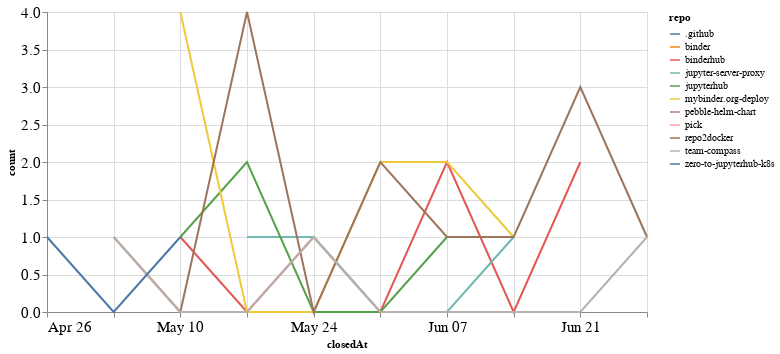

Here is the notebook cell this chart was saved with:
### Code cell
closed_by_time = closed_by.groupby('repo').resample('W', on='closedAt').count()['author'].reset_index()
closed_by_time = closed_by_time.rename(columns={'author': 'count'})

alt.Chart(closed_by_time, width=600).mark_line().encode(
    x='closedAt',
    y='count',
    color='repo',
    tooltip="repo"
)

### Figure 1 — Vega-Lite specification as saved in the notebook (floating-point values rounded to 4 significant figures)
{"config": {"axisLeft": {"labelFontSize": 15}, "axisBottom": {"labelFontSize": 15}}, "data": {"name": "data-315f3f30e5f14047db4d6fd4b3e77195"}, "mark": "line", "encoding": {"color": {"type": "nominal", "field": "repo"}, "tooltip": {"type": "nominal", "field": "repo"}, "x": {"type": "temporal", "field": "closedAt"}, "y": {"type": "quantitative", "field": "count"}}, "width": 600, "$schema": "https://vega.github.io/schema/vega-lite/v4.8.1.json", "datasets": {"data-315f3f30e5f14047db4d6fd4b3e77195": [{"repo": ".github", "closedAt": "2020-05-24T00:00:00", "count": 1}, {"repo": "binder", "closedAt": "2020-06-21T00:00:00", "count": 1}, {"repo": "binderhub", "closedAt": "2020-05-10T00:00:00", "count": 1}, {"repo": "binderhub", "closedAt": "2020-05-17T00:00:00", "count": 0}, {"repo": "binderhub", "closedAt": "2020-05-24T00:00:00", "count": 1}, {"repo": "binderhub", "closedAt": "2020-05-31T00:00:00", "count": 0}, {"repo": "binderhub", "closedAt": "2020-06-07T00:00:00", "count": 2}, {"repo": "binderhub", "closedAt": "2020-06-14T00:00:00", "count": 0}, {"repo": "binderhub", "closedAt": "2020-06-21T00:00:00", "count": 2}, {"repo": "jupyter-server-proxy", "closedAt": "2020-05-17T00:00:00", "count": 1}, {"repo": "jupyter-server-proxy", "closedAt": "2020-05-24T00:00:00", "count": 1}, {"repo": "jupyter-server-proxy", "closedAt": "2020-05-31T00:00:00", "count": 0}, {"repo": "jupyter-server-proxy", "closedAt": "2020-06-07T00:00:00", "count": 0}, {"repo": "jupyter-server-proxy", "closedAt": "2020-06-14T00:00:00", "count": 1}, {"repo": "jupyterhub", "closedAt": "2020-05-10T00:00:00", "count": 1}, {"repo": "jupyterhub", "closedAt": "2020-05-17T00:00:00", "count": 2}, {"repo": "jupyterhub", "closedAt": "2020-05-24T00:00:00", "count": 0}, {"repo": "jupyterhub", "closedAt": "2020-05-31T00:00:00", "count": 0}, {"repo": "jupyterhub", "closedAt": "2020-06-07T00:00:00", "count": 1}, {"repo": "mybinder.org-deploy", "closedAt": "2020-05-10T00:00:00", "count": 4}, {"repo": "mybinder.org-deploy", "closedAt": "2020-05-17T00:00:00", "count": 0}, {"repo": "mybinder.org-deploy", "closedAt": "2020-05-24T00:00:00", "count": 0}, {"repo": "mybinder.org-deploy", "closedAt": "2020-05-31T00:00:00", "count": 2}, {"repo": "mybinder.org-deploy", "closedAt": "2020-06-07T00:00:00", "count": 2}, {"repo": "mybinder.org-deploy", "closedAt": "2020-06-14T00:00:00", "count": 1}, {"repo": "pebble-helm-chart", "closedAt": "2020-06-07T00:00:00", "count": 1}, {"repo": "pick", "closedAt": "2020-06-14T00:00:00", "count": 1}, {"repo": "repo2docker", "closedAt": "2020-05-03T00:00:00", "count": 1}, {"repo": "repo2docker", "closedAt": "2020-05-10T00:00:00", "count": 0}, {"repo": "repo2docker", "closedAt": "2020-05-17T00:00:00", "count": 4}, {"repo": "repo2docker", "closedAt": "2020-05-24T00:00:00", "count": 0}, {"repo": "repo2docker", "closedAt": "2020-05-31T00:00:00", "count": 2}, {"repo": "repo2docker", "closedAt": "2020-06-07T00:00:00", "count": 1}, {"repo": "repo2docker", "closedAt": "2020-06-14T00:00:00", "count": 1}, {"repo": "repo2docker", "closedAt": "2020-06-21T00:00:00", "count": 3}, {"repo": "repo2docker", "closedAt": "2020-06-28T00:00:00", "count": 1}, {"repo": "team-compass", "closedAt": "2020-05-03T00:00:00", "count": 1}, {"repo": "team-compass", "closedAt": "2020-05-10T00:00:00", "count": 0}, {"repo": "team-compass", "closedAt": "2020-05-17T00:00:00", "count": 0}, {"repo": "team-compass", "closedAt": "2020-05-24T00:00:00", "count": 1}, {"repo": "team-compass", "closedAt": "2020-05-31T00:00:00", "count": 0}, {"repo": "team-compass", "closedAt": "2020-06-07T00:00:00", "count": 0}, {"repo": "team-compass", "closedAt": "2020-06-14T00:00:00", "count": 0}, {"repo": "team-compass", "closedAt": "2020-06-21T00:00:00", "count": 0}, {"repo": "team-compass", "closedAt": "2020-06-28T00:00:00", "count": 1}, {"repo": "zero-to-jupyterhub-k8s", "closedAt": "2020-04-26T00:00:00", "count": 1}, {"repo": "zero-to-jupyterhub-k8s", "closedAt": "2020-05-03T00:00:00", "count": 0}, {"repo": "zero-to-jupyterhub-k8s", "closedAt": "2020-05-10T00:00:00", "count": 1}]}}
